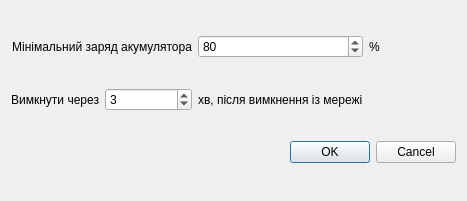
<?xml version="1.0" encoding="UTF-8"?>
<ui version="4.0">
 <class>OffDialog</class>
 <widget class="QDialog" name="OffDialog">
  <property name="geometry">
   <rect>
    <x>0</x>
    <y>0</y>
    <width>467</width>
    <height>201</height>
   </rect>
  </property>
  <property name="windowTitle">
   <string>Dialog</string>
  </property>
  <layout class="QGridLayout" name="gridLayout">
   <item row="0" column="0" colspan="2">
    <widget class="QLabel" name="label">
     <property name="text">
      <string>Мінімальний заряд акумулятора</string>
     </property>
     <property name="alignment">
      <set>Qt::AlignRight|Qt::AlignTrailing|Qt::AlignVCenter</set>
     </property>
    </widget>
   </item>
   <item row="0" column="2">
    <widget class="QSpinBox" name="battVal">
     <property name="minimum">
      <number>40</number>
     </property>
     <property name="value">
      <number>80</number>
     </property>
    </widget>
   </item>
   <item row="0" column="3">
    <widget class="QLabel" name="label_4">
     <property name="text">
      <string>%</string>
     </property>
    </widget>
   </item>
   <item row="1" column="0">
    <widget class="QLabel" name="label_2">
     <property name="text">
      <string>Вимкнути через</string>
     </property>
     <property name="alignment">
      <set>Qt::AlignRight|Qt::AlignTrailing|Qt::AlignVCenter</set>
     </property>
    </widget>
   </item>
   <item row="1" column="1">
    <widget class="QSpinBox" name="waitTime">
     <property name="minimum">
      <number>1</number>
     </property>
     <property name="value">
      <number>3</number>
     </property>
    </widget>
   </item>
   <item row="1" column="2">
    <widget class="QLabel" name="label_3">
     <property name="text">
      <string>хв, після вимкнення із мережі</string>
     </property>
    </widget>
   </item>
   <item row="2" column="0" colspan="4">
    <widget class="QDialogButtonBox" name="buttonBox">
     <property name="orientation">
      <enum>Qt::Horizontal</enum>
     </property>
     <property name="standardButtons">
      <set>QDialogButtonBox::Cancel|QDialogButtonBox::Ok</set>
     </property>
    </widget>
   </item>
  </layout>
 </widget>
 <resources/>
 <connections>
  <connection>
   <sender>buttonBox</sender>
   <signal>accepted()</signal>
   <receiver>OffDialog</receiver>
   <slot>accept()</slot>
   <hints>
    <hint type="sourcelabel">
     <x>248</x>
     <y>254</y>
    </hint>
    <hint type="destinationlabel">
     <x>157</x>
     <y>274</y>
    </hint>
   </hints>
  </connection>
  <connection>
   <sender>buttonBox</sender>
   <signal>rejected()</signal>
   <receiver>OffDialog</receiver>
   <slot>reject()</slot>
   <hints>
    <hint type="sourcelabel">
     <x>316</x>
     <y>260</y>
    </hint>
    <hint type="destinationlabel">
     <x>286</x>
     <y>274</y>
    </hint>
   </hints>
  </connection>
 </connections>
</ui>
